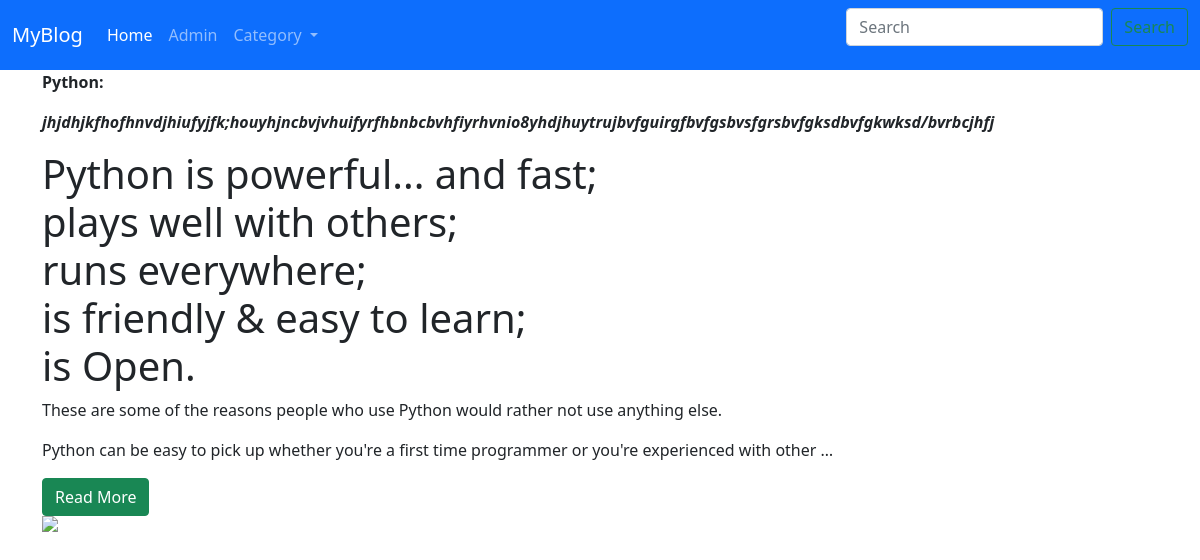
Screenshot of /blog/ with the database file from the repository.
### blog/models.py (models this page shows)
class Post(models.Model):
    post_id = models.AutoField(primary_key = True)
    title = models.CharField(max_length=100)
    content = HTMLField()
    url = models.CharField(max_length=100)
    cat = models.ForeignKey(Category,on_delete=models.CASCADE)
    image = models.ImageField(upload_to='post/',null=True)

### blog/views.py (the view)
# urls.py: 2. Add a URL to urlpatterns:  path('', views.home, name='home')
def home(request):
    posts = Post.objects.all()[:10]
    data = {
        'posts':posts
    }
    return render(request,'home.html',data)

### template/home.html (shortened to what this page needs)
{%extends 'base.html'%}
{%block content%}
<div class="container">
    <div class="row">
        <div class="col s12">
            {%for p in posts%}
            {{p.content | truncatewords:60 |safe}}
            {%endfor%}
            <div class="">
                <button type="button" class="btn btn-success">Read More</button>
            </div>
        </div>
        <div class="col s12 m4">
            <img src="/media/{{p.image}}" class="responsive-img">
        </div>
    </div>
</div>
{%endblock%}

### template/base.html (shortened to what this page needs)
<html>
<head>
   <link href="https://cdn.jsdelivr.net/npm/bootstrap@5.0.2/dist/css/bootstrap.min.css" rel="stylesheet">
</head>
<body>
{%include 'header.html'%}
{%block content%}
{%endblock%}
</body>
</html>

### template/header.html (shortened to what this page needs)
<nav class="navbar navbar-expand-lg navbar navbar-dark bg-primary">
  <div class="container-fluid">
    <a class="navbar-brand" href="#">MyBlog</a>
    <div class="collapse navbar-collapse" id="navbarSupportedContent">
      <ul class="navbar-nav me-auto mb-2 mb-lg-0">
        <li class="nav-item">
          <a class="nav-link active" aria-current="page" href="#">Home</a>
        </li>
        <li class="nav-item">
          <a class="nav-link" href="#">Admin</a>
        </li>
        <li class="nav-item dropdown">
          <a class="nav-link dropdown-toggle" href="#" id="navbarDropdown" role="button" data-bs-toggle="dropdown" aria-expanded="false">
            Category
          </a>
        </li>
      </ul>
      <form class="d-flex">
        <input class="form-control me-2" type="search" placeholder="Search" aria-label="Search">
        <button class="btn btn-outline-success" type="submit">Search</button>
      </form>
    </div>
  </div>
</nav>

### rows the page displays
Post: content "Python: jhjdhjkfhofhnvdjhiufyjfk;houyhjncbvjvhuifyrfhbnbcbvhfiyrhvnio8yhdjhuytrujbvfguirgfbvfgsbvsfgrsbvfgksdbvfgkwksd/bvrbcjhfj"
Post: content "Python is powerful... and fast; plays well with others; runs everywhere; is friendly & easy to learn; is Open. These are some of the reasons people who use Python would rather not use anything else. Python can be easy to pick up whether you're a first time programmer or you're experienced with other …"
